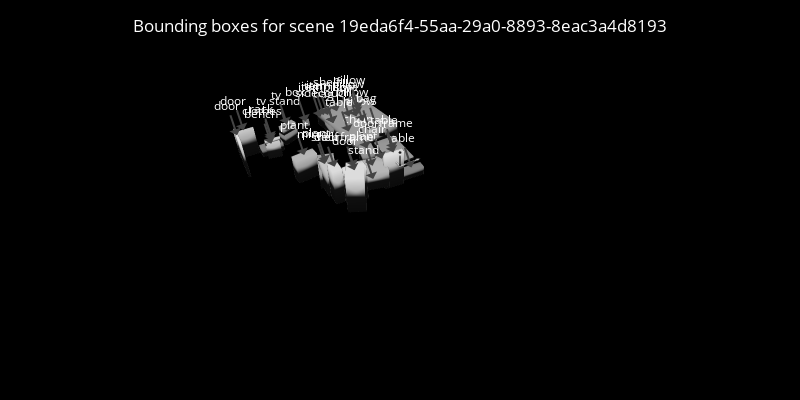

Notebook cell for this chart:
### Markdown cell above
### Plot `mesh.obj`.

### Code cell
# adapted from https://nbviewer.org/github/empet/Hollow-mask-illusion/blob/main/Hollow-Mask-illusion-Animation.ipynb

msh = meshio.read("mesh.obj") # https://raw.githubusercontent.com/empet/Datasets/master/Meshes/face-mesh.obj
verts = msh.points
I, J, K =  msh.cells_dict["triangle"].T
x, y, z = verts.T

fig = make_subplots(rows=1, cols=1, 
                   horizontal_spacing=0.015,
                   specs=[[{'type': 'scene'}]])

colorscale = [[0, 'rgb(100,100,100)'], 
              [1, 'rgb(250,250,250)']]
fig.add_trace(go.Mesh3d(x=x, y=y, z=z, 
                          i=I, j=J, k=K, 
                          intensity=z, 
                          colorscale =colorscale,
                          showscale=False,
                          lighting=dict(ambient=0.1,
                                        diffuse=1,
                                        fresnel=3,  
                                        specular=0.5, 
                                        roughness=0.05),
                          lightposition=dict(x=100,
                                             y=200,
                                             z=1000)
                       ), 1, 1)
axis_prop =dict(visible=False, autorange=False)

plotly_scenes = dict(xaxis=dict(range=[-11.41, 11.41], **axis_prop),
              yaxis=dict(range=[-11.41, 11.41], **axis_prop),
              zaxis=dict(range=[-14.67, 10.37], **axis_prop),
              camera_eye=dict(x=-1.85, y=-1.85, z=0.65),
              aspectratio=dict(x=1.15, y=1.15, z=1.1),
              annotations = bbox_annotations)

fig.update_layout(title_text=f"Bounding boxes for scene {scene_id}", title_x=0.5, title_y=0.95,
                  font_size=12, font_color="white",
                  width=800, height=400, autosize=False, 
                  margin=dict(t=2, r=2, b=2, l=2),
                  paper_bgcolor='black',
                  scene=plotly_scenes)
fig.show()

### Figure 1 — Plotly figure (JSON) as saved in the notebook; plotly's stock layout.template omitted (floating-point values rounded to 4 significant figures; data arrays with more than 128 entries replaced by an {"elided": "..."} marker saying what was removed)
{"data": [{"colorscale": [[0, "rgb(100,100,100)"], [1, "rgb(250,250,250)"]], "i": {"elided": "2660 int values"}, "intensity": {"elided": "1414 float values"}, "j": {"elided": "2660 int values"}, "k": {"elided": "2660 int values"}, "lighting": {"ambient": 0.1, "diffuse": 1, "fresnel": 3, "roughness": 0.05, "specular": 0.5}, "lightposition": {"x": 100, "y": 200, "z": 1000}, "scene": "scene", "showscale": false, "type": "mesh3d", "x": {"elided": "1414 float values"}, "y": {"elided": "1414 float values"}, "z": {"elided": "1414 float values"}}], "layout": {"autosize": false, "font": {"color": "white", "size": 12}, "height": 400, "margin": {"b": 2, "l": 2, "r": 2, "t": 2}, "paper_bgcolor": "black", "scene": {"annotations": [{"arrowhead": 1, "text": "tv stand", "x": -2.663, "y": 5.702, "z": -0.9073}, {"arrowhead": 1, "text": "bench", "x": -3.663, "y": 5.242, "z": -0.96}, {"arrowhead": 1, "text": "chair", "x": -0.2732, "y": 2.363, "z": -0.6232}, {"arrowhead": 1, "text": "sofa", "x": 0.4648, "y": 4.791, "z": -0.64}, {"arrowhead": 1, "text": "plant", "x": -2.964, "y": 2.829, "z": -0.14}, {"arrowhead": 1, "text": "shelf", "x": 0.1143, "y": 6.287, "z": -1.125}, {"arrowhead": 1, "text": "tv", "x": -2.645, "y": 5.73, "z": -0.4896}, {"arrowhead": 1, "text": "clothes", "x": -3.841, "y": 4.131, "z": 0.14}, {"arrowhead": 1, "text": "pillow", "x": 0.5841, "y": 3.681, "z": -0.82}, {"arrowhead": 1, "text": "rack", "x": -3.839, "y": 4.081, "z": 0.3}, {"arrowhead": 1, "text": "door", "x": -5.09, "y": 4.631, "z": 0.64}, {"arrowhead": 1, "text": "door", "x": -4.642, "y": 5.514, "z": 0.12}, {"arrowhead": 1, "text": "pillow", "x": 0.2764, "y": 5.189, "z": -0.8317}, {"arrowhead": 1, "text": "bag", "x": -0.581, "y": 5.179, "z": -0.9018}, {"arrowhead": 1, "text": "table", "x": 0.9181, "y": 0.5725, "z": -0.9909}, {"arrowhead": 1, "text": "pillow", "x": 0.7223, "y": 5.092, "z": -0.76}, {"arrowhead": 1, "text": "item", "x": -0.4282, "y": 6.159, "z": -1.079}, {"arrowhead": 1, "text": "pillow", "x": 0.7795, "y": 4.779, "z": -1.06}, {"arrowhead": 1, "text": "pillow", "x": 0.931, "y": 5.423, "z": -0.7651}, {"arrowhead": 1, "text": "bag", "x": 0.8244, "y": 3.444, "z": -0.586}, {"arrowhead": 1, "text": "sidecouch", "x": -0.5636, "y": 5.249, "z": -0.9451}, {"arrowhead": 1, "text": "item", "x": -0.798, "y": 6.272, "z": -1.139}, {"arrowhead": 1, "text": "table", "x": -0.3429, "y": 4.012, "z": -0.7353}, {"arrowhead": 1, "text": "doorframe", "x": -0.0571, "y": 0.4146, "z": 0.5252}, {"arrowhead": 1, "text": "plant", "x": -0.8539, "y": 0.7421, "z": -0.14}, {"arrowhead": 1, "text": "shelf", "x": -2.442, "y": 0.8642, "z": 0.4839}, {"arrowhead": 1, "text": "door", "x": -1.883, "y": 0.2569, "z": 0.5}, {"arrowhead": 1, "text": "box", "x": -1.534, "y": 6.332, "z": -1.173}, {"arrowhead": 1, "text": "mirror", "x": -2.565, "y": 1.578, "z": 0.12}, {"arrowhead": 1, "text": "doorframe", "x": -1.811, "y": 0.4473, "z": 0.52}, {"arrowhead": 1, "text": "chair", "x": -0.06099, "y": 1.398, "z": -0.6252}, {"arrowhead": 1, "text": "table", "x": 0.7336, "y": 1.766, "z": -0.68}, {"arrowhead": 1, "text": "item", "x": -0.5883, "y": 6.333, "z": -1.143}, {"arrowhead": 1, "text": "plant", "x": -2.28, "y": 2.192, "z": -0.4008}, {"arrowhead": 1, "text": "stand", "x": -0.8569, "y": 0.7471, "z": -0.98}], "aspectratio": {"x": 1.15, "y": 1.15, "z": 1.1}, "camera": {"center": {"x": 0, "y": 0, "z": 0}, "eye": {"x": -0.3834, "y": -0.6376, "z": 0.7185}, "projection": {"type": "perspective"}, "up": {"x": 0, "y": 0, "z": 1}}, "domain": {"x": [0, 1], "y": [0, 1]}, "xaxis": {"autorange": false, "range": [-11.41, 11.41], "type": "linear", "visible": false}, "yaxis": {"autorange": false, "range": [-11.41, 11.41], "type": "linear", "visible": false}, "zaxis": {"autorange": false, "range": [-14.67, 10.37], "type": "linear", "visible": false}}, "title": {"text": "Bounding boxes for scene 19eda6f4-55aa-29a0-8893-8eac3a4d8193", "x": 0.5, "y": 0.95}, "width": 800}}
